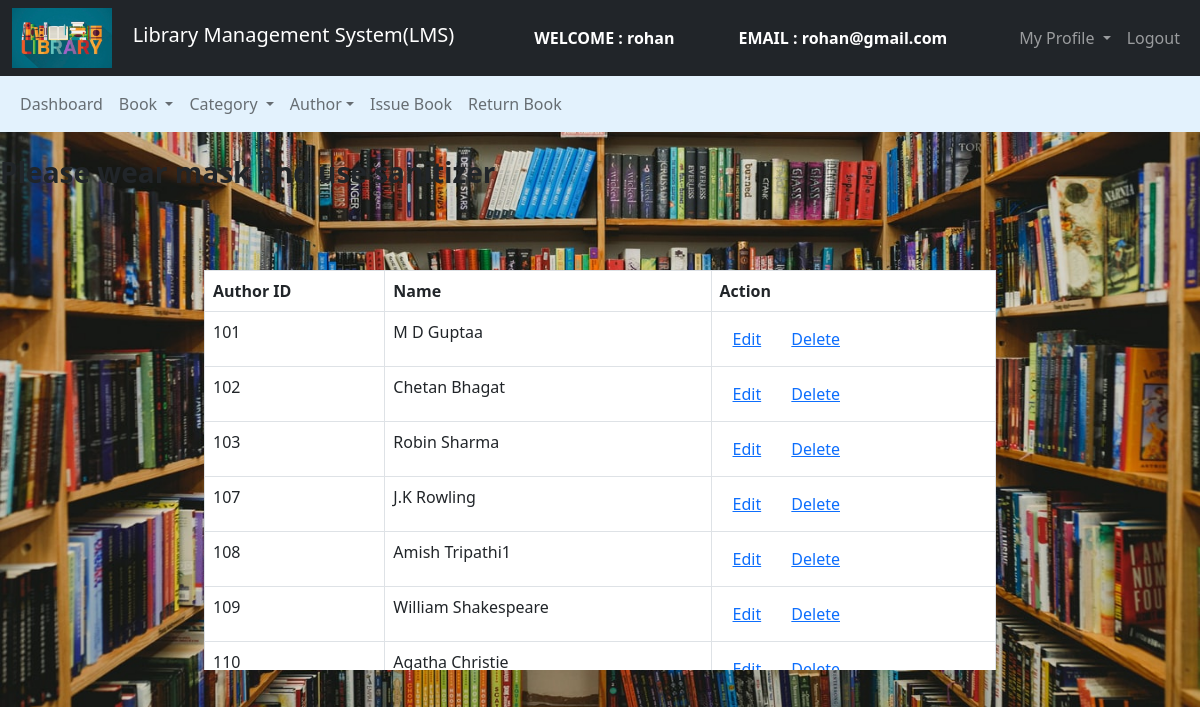
The app's page /Admin/Author/manage_author.php (signed in) with its own data.
### tables this page shows
CREATE TABLE `authors` (
  `author_id` int(11) NOT NULL,
  `author_name` varchar(250) NOT NULL
);

### Admin/Author/manage_author.php (the view, shortened to what this page needs)
<!DOCTYPE html>
<html>
<head>
    <link href="https://cdn.jsdelivr.net/npm/bootstrap@5.0.0-beta2/dist/css/bootstrap.min.css" rel="stylesheet">
</head>
<body>
    <nav class="navbar navbar-expand-lg navbar-dark bg-dark">
        <div class="container-fluid">
            <div class="navbar-header">
                <img src="../images/abc1.jpeg" width="100" height="60"> &nbsp &nbsp
                <a class="navbar-brand" href="../admin_dashboard.php">Library Management System(LMS)</a>
            </div>
            <font style="color: white">
                <span>
                    <strong>
                        WELCOME : <?php echo $_SESSION['name']; ?></strong>
                </span>
            </font>
            <font style="color: white">
                <span>
                    <strong>
                        EMAIL : <?php echo $_SESSION['email']; ?></strong>
                </span>
            </font>
            <ul class="nav navbar-nav navbar-right">
                <li class="nav-item dropdown">
                    <a class="nav-link dropdown-toggle" data-toggle="dropdown">
                        My Profile
                    </a>
                </li>
                <li class="nav-item"><a class="nav-link" href="../../logout.php">
                        Logout
                    </a></li>
            </ul>
        </div>
    </nav>
    <nav class="navbar navbar-expand-lg navbar-light" style="background-color: #e3f2fd">
        <div class="container-fluid">
            <ul class="nav navbar-nav navbar-center">
                <li class="nav-item">
                    <a href="../admin_dashboard.php" class="nav-link">
                        Dashboard
                    </a>
                </li>
                <li class="nav-item dropdown ">
                    <a class="nav-link dropdown-toggle" data-toggle="dropdown"> Book
                    </a>
                </li>
                <li class="nav-item dropdown ">
                    <a class="nav-link dropdown-toggle" data-toggle="dropdown"> Category </a>
                </li>
                <li class="nav-item dropdown ">
                    <a class="nav-link dropdown-toggle" data-toggle="dropdown"> Author</a>
                </li>
                <li class="nav-item">
                    <a href="../Book/issue_book.php" class="nav-link">
                        Issue Book</a>
                </li>
                <li class="nav-item">
                    <a href="../Book/return_book.php" class="nav-link">
                        Return Book</a>
                </li>
            </ul>
        </div>
    </nav>
    <br>
    <?php include '../../header.php'; ?><br><br>
    <div class="row">
        <div class="col-md-2"></div>
        <div class="col-md-8">
            <table class="table table-bordered table-hover">
                <thead>
                    <tr>
                        <th>Author ID</th>
                        <th>Name</th>
                        <th>Action</th>
                    </tr>
                </thead>
                <?php
                $connection = mysqli_connect("localhost", "root", "");
                $query = "select * from authors";
                $query_run = mysqli_query($connection, $query);
                while ($row = mysqli_fetch_assoc($query_run)) {
                ?>
                    <tr>
                        <td><?php echo $row['author_id']; ?></td>
                        <td><?php echo $row['author_name']; ?></td>
                        <td>
                            <button class="btn" name=""><a href="edit_author.php?aid=<?php echo $row['author_id']; ?>">Edit</a></button>
                            <button class="btn" name=""><a href="delete_author.php?aid=<?php echo $row['author_id']; ?>">Delete</a></button>
                        </td>
                    </tr>
                <?php
                }
                ?>
            </table>
        </div>
        <div class="col-md-2"></div>
    </div>
</body>
</html>

### Admin/Author/manage_author.php (style rules this page uses)
body { background-image: url("../images/manage_pic2.jpg"); background-repeat: no-repeat; background-size: 100% 750px; background-color: #cccccc; }
table { width: 100%; border: #000000; background-color: white; }
table { border-collapse: collapse; width: 100%; }
th, td { padding: 15px; }
.col-md-8 { overflow-x: auto; height: 400px; }

### records on screen
authors: author_id "101", author_name "M D Guptaa"
authors: author_id "102", author_name "Chetan Bhagat"
authors: author_id "103", author_name "Robin Sharma"
authors: author_id "107", author_name "J.K Rowling"
authors: author_id "108", author_name "Amish Tripathi1"
authors: author_id "109", author_name "William Shakespeare"
authors: author_id "110", author_name "Agatha Christie"

### other values on screen
$_SESSION['name'] "rohan"
$_SESSION['email'] "rohan@gmail.com"
